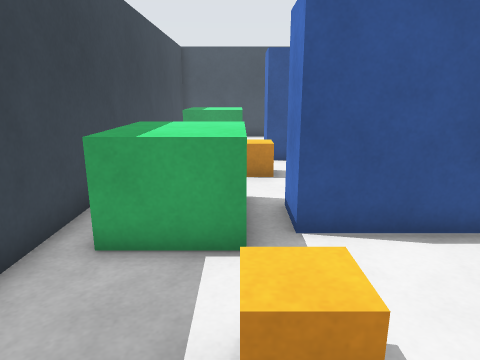
[1] (above)

16 first-person views from a walk through a world built for the Gazebo simulator. The camera is 1.2 m above the floor, tilts 14° down and sees 70° across. The floor is counted in squares, 0.5 m on a side. Each view is taken from the middle of a square. On the plan, view 1 faces up. The plan holds only what a view shows up to about 19 squares ahead; the rest is blank. The place goes on beyond the plan.

[2]
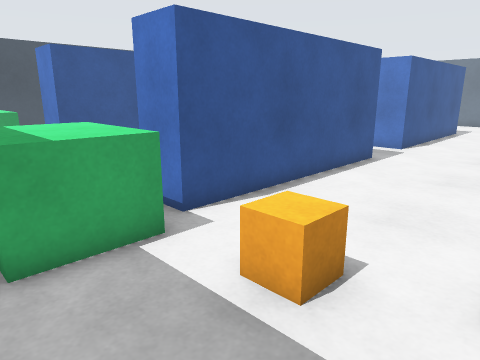

[3]
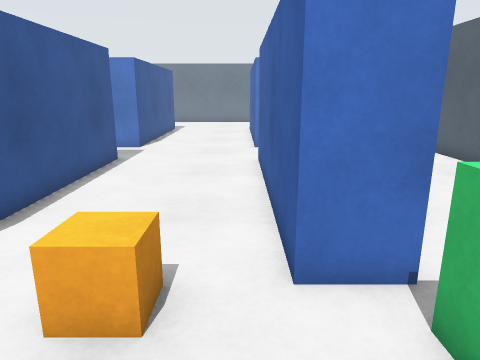

[4]
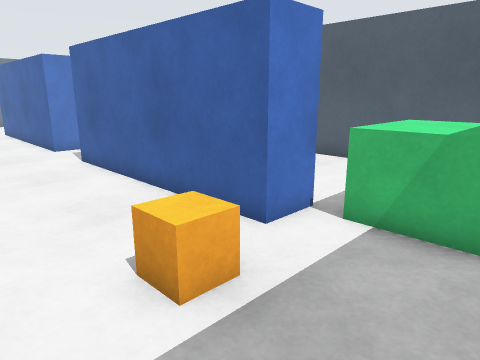

[5]
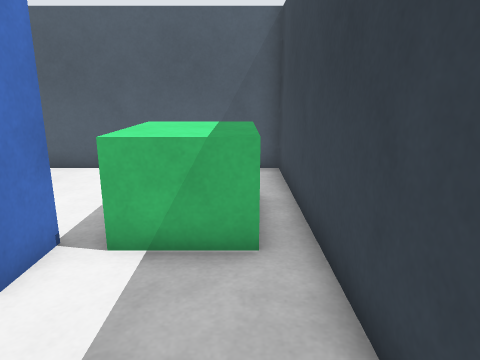

[6]
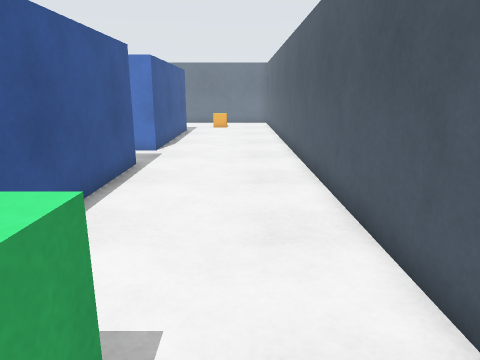

[7]
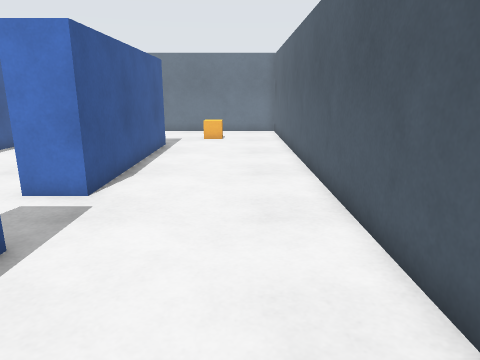

[8]
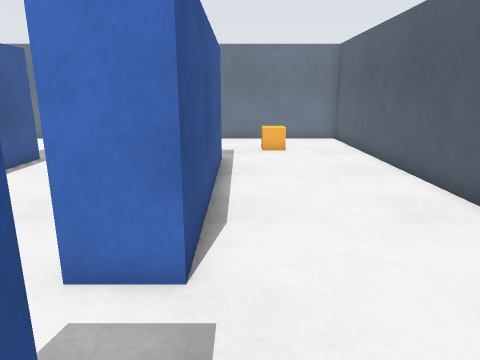

[9]
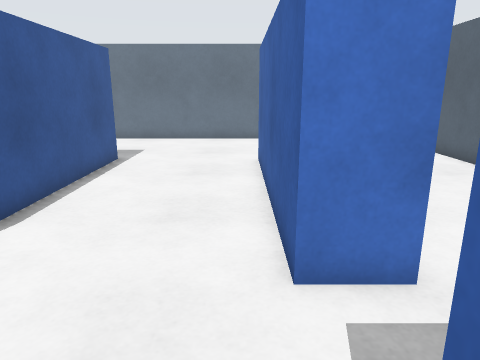

[10]
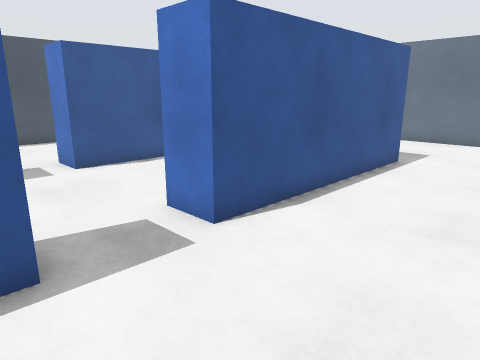

[11]
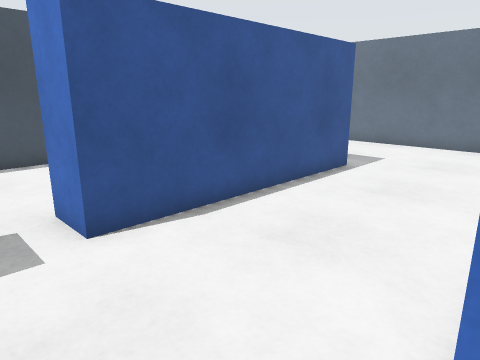

[12]
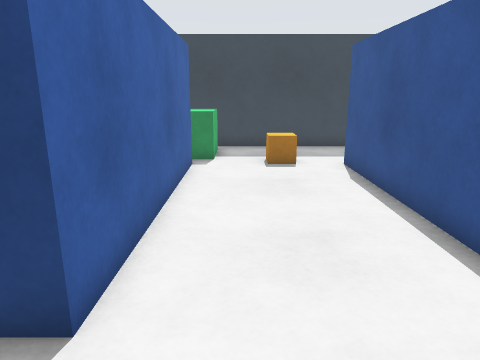

[13]
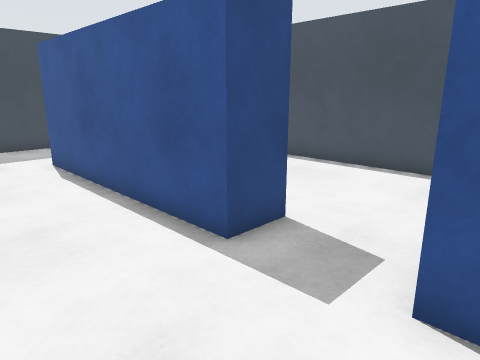

[14]
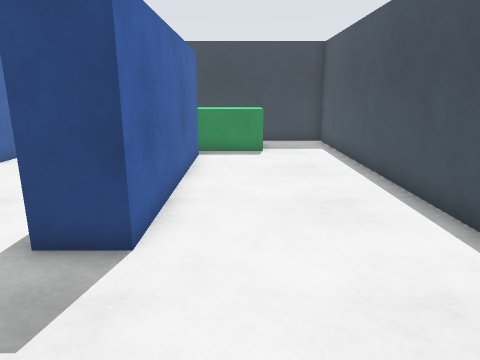

[15]
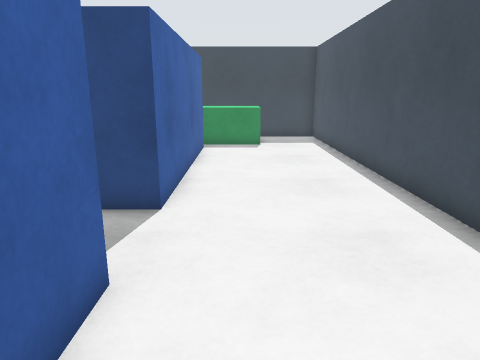

[16]
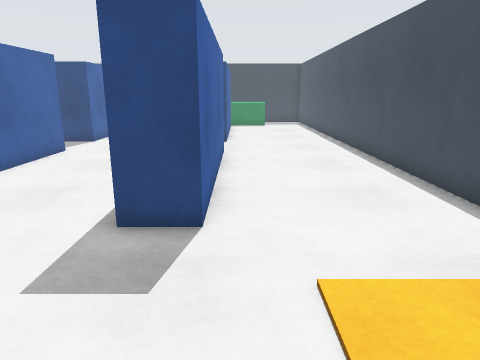

### Floor plan
Points are (right, up) in squares from view 1. A wall is a line through its corners. A room is listed if a view was taken in it or the views show most of it. See-through windows are left out.
Room 1 (views 1, 2, 3, 4, 5, 6, 7, 8, 9, 10, 11, 12, 13, 14, 15, 16)
walls: (10, 7.3) (10, 5.7) (1, 5.7) (1, 7.3) (10, 7.3); (13, 12.7) (13, 14.3) (22, 14.3) (22, 12.7) (13, 12.7); (10, 12.7) (1, 12.7) (1, 14.3) (10, 14.3) (10, 12.7); (10, -1.3) (3, -1.3); (22.1, 5.7) (13, 5.7) (13, 7.3) (17.2, 7.3); (22, -1.3) (13, -1.3) (13, 0.3) (22, 0.3); (1, -1.4) (1, 0.3) (10, 0.3); (-3.3, 2.5) (-3.3, -7.3) (28.3, -7.3) (28.3, 16); (20.8, 20.3) (-3.3, 20.3) (-3.3, 4.2)
objects: green box (-2, -4) to (0, -1); green box (-2, 5) to (0, 8); green box (-2, 14) to (0, 17); orange box (0, 2) to (1, 3); orange box (0, 10) to (1, 11); orange box (24, -4) to (25, -3)

Where each view was taken, in squares from view 1:
view 1: 0 up, 0 right, facing up
view 2: 0 up, 3 left, facing up-right
view 3: 1 up, 3 left, facing right
view 4: 5 up, 3 left, facing down-right
view 5: 4 up, 2 left, facing down
view 6: 5 down, 2 left, facing right
view 7: 5 down, 5 right, facing right
view 8: 2 down, 9 right, facing right
view 9: 1 up, 9 right, facing right
view 10: 1 up, 9 right, facing up-right
view 11: 7 up, 11 right, facing up-right
view 12: 9 up, 13 right, facing left
view 13: 9 up, 14 right, facing up-left
view 14: 16 up, 15 right, facing left
view 15: 16 up, 17 right, facing left
view 16: 15 up, 28 right, facing left
